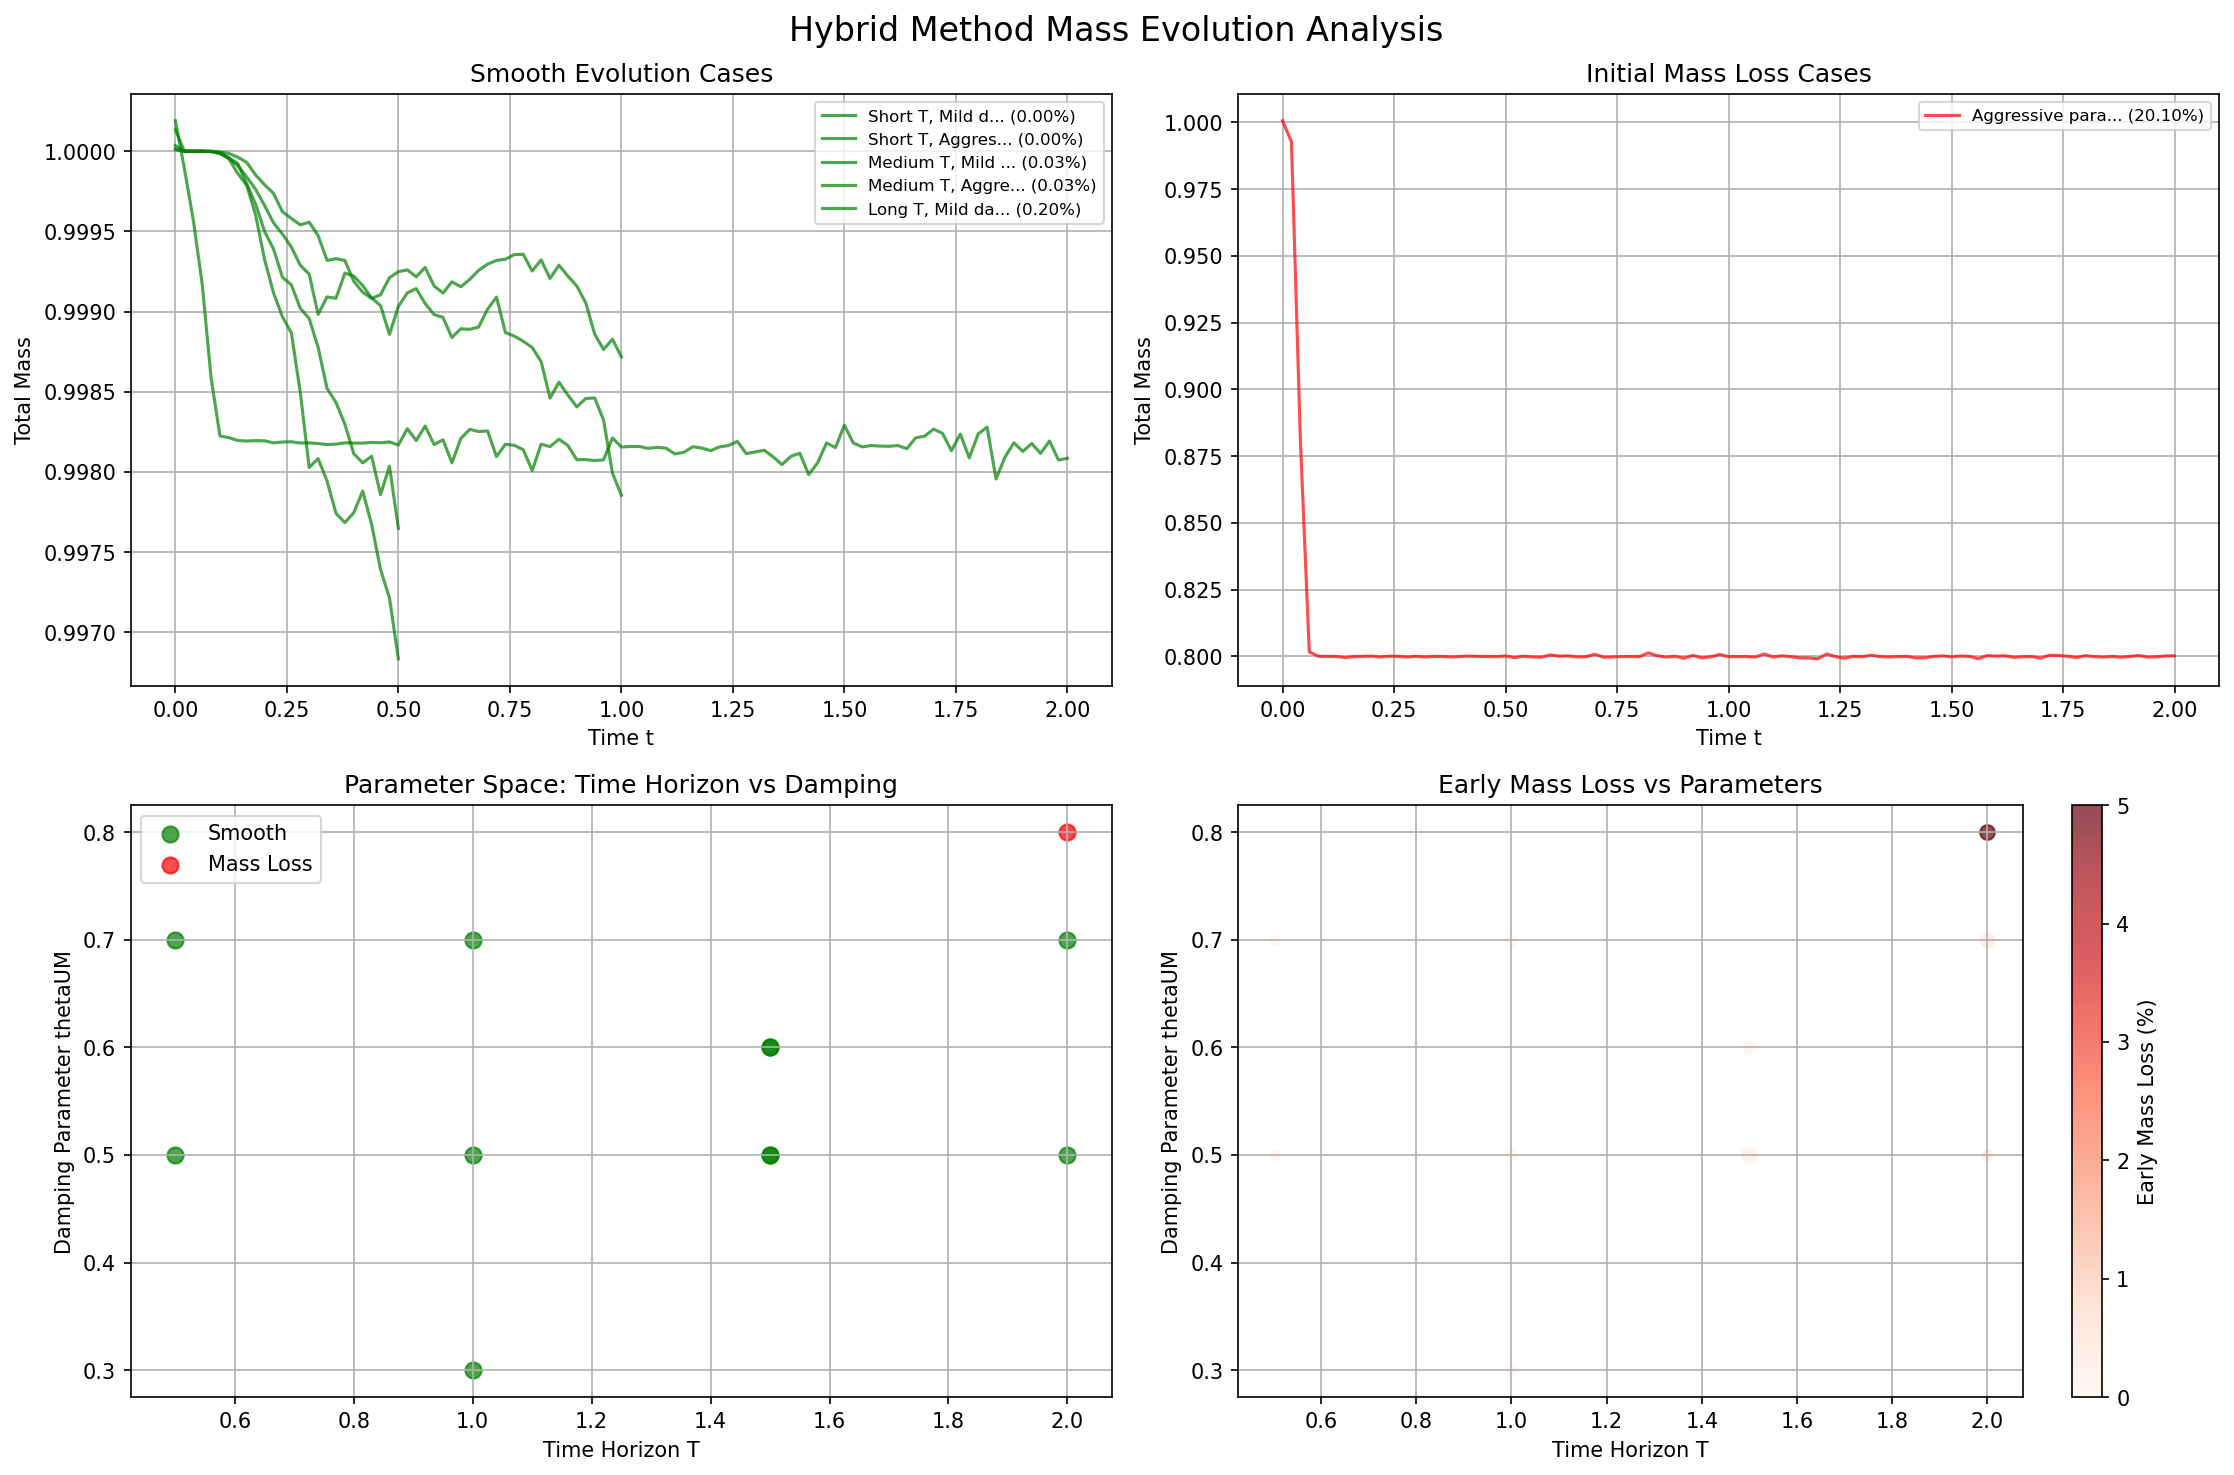

Recreate this plot in Python.
#!/usr/bin/env python3
"""
Mass Loss Analysis for Hybrid Method
Systematic analysis of when hybrid method shows initial mass loss vs smooth evolution.
"""

import time

import matplotlib.pyplot as plt
import numpy as np

from mfg_pde.alg.damped_fixed_point_iterator import FixedPointIterator
from mfg_pde.alg.fp_solvers.particle_fp import ParticleFPSolver
from mfg_pde.alg.hjb_solvers.fdm_hjb import FdmHJBSolver
from mfg_pde.core.boundaries import BoundaryConditions
from mfg_pde.core.mfg_problem import ExampleMFGProblem


def test_hybrid_mass_evolution(T, thetaUM, sigma, coefCT, num_particles, newton_iterations, label):
    """Test hybrid method with specific parameters and return mass evolution"""

    # Problem parameters
    problem_params = {
        "xmin": 0.0,
        "xmax": 1.0,
        "Nx": 25,
        "T": T,
        "Nt": max(25, int(T * 50)),  # Adaptive time steps
        "sigma": sigma,
        "coefCT": coefCT,
    }

    problem = ExampleMFGProblem(**problem_params)
    no_flux_bc = BoundaryConditions(type="no_flux")

    print(f"\n=== Testing {label} ===")
    print(f"T={T}, thetaUM={thetaUM}, sigma={sigma}, coefCT={coefCT}")
    print(f"particles={num_particles}, newton_iter={newton_iterations}")

    try:
        # Setup hybrid solver
        hjb_solver = FdmHJBSolver(problem, NiterNewton=newton_iterations, l2errBoundNewton=1e-4)

        fp_solver = ParticleFPSolver(
            problem,
            num_particles=num_particles,
            kde_bandwidth="scott",
            normalize_kde_output=False,
            boundary_conditions=no_flux_bc,
        )

        hybrid_iterator = FixedPointIterator(
            problem,
            hjb_solver=hjb_solver,
            fp_solver=fp_solver,
            thetaUM=thetaUM,
        )

        start_time = time.time()
        U_hybrid, M_hybrid, iters_hybrid, _, _ = hybrid_iterator.solve(15, 1e-3)  # max iterations  # tolerance
        solve_time = time.time() - start_time

        if U_hybrid is not None and M_hybrid is not None:
            # Calculate mass evolution
            mass_evolution = np.sum(M_hybrid * problem.Dx, axis=1)
            initial_mass = mass_evolution[0]
            final_mass = mass_evolution[-1]

            # Check for early mass loss (first 20% of time)
            early_steps = max(1, len(mass_evolution) // 5)
            early_mass_loss = initial_mass - np.min(mass_evolution[:early_steps])
            early_mass_loss_percent = (early_mass_loss / initial_mass) * 100

            # Overall mass change
            total_mass_change_percent = ((final_mass - initial_mass) / initial_mass) * 100

            # Violations
            violations = 0
            if hasattr(fp_solver, 'M_particles_trajectory') and fp_solver.M_particles_trajectory is not None:
                final_particles = fp_solver.M_particles_trajectory[-1, :]
                violations = np.sum((final_particles < problem.xmin - 1e-10) | (final_particles > problem.xmax + 1e-10))

            result = {
                'success': True,
                'label': label,
                'params': {
                    'T': T,
                    'thetaUM': thetaUM,
                    'sigma': sigma,
                    'coefCT': coefCT,
                    'particles': num_particles,
                    'newton_iter': newton_iterations,
                },
                'time': solve_time,
                'iterations': iters_hybrid,
                'mass_evolution': mass_evolution,
                'time_grid': problem.tSpace,
                'initial_mass': initial_mass,
                'final_mass': final_mass,
                'early_mass_loss_percent': early_mass_loss_percent,
                'total_mass_change_percent': total_mass_change_percent,
                'violations': violations,
                'early_loss_detected': early_mass_loss_percent > 1.0,  # Threshold for "initial mass loss"
                'smooth_evolution': early_mass_loss_percent < 0.5,  # Threshold for "smooth evolution"
            }

            print(f"✓ Success: {solve_time:.2f}s ({iters_hybrid} iterations)")
            print(f"  Early mass loss: {early_mass_loss_percent:.3f}%")
            print(f"  Total mass change: {total_mass_change_percent:.3f}%")
            print(f"  Violations: {violations}")
            print(f"  Classification: {'INITIAL MASS LOSS' if result['early_loss_detected'] else 'SMOOTH EVOLUTION'}")

            return result

        else:
            print("❌ Failed to solve")
            return {'success': False, 'label': label}

    except Exception as e:
        print(f"❌ Crashed: {e}")
        return {'success': False, 'label': label, 'error': str(e)}


def run_mass_loss_analysis():
    """Run systematic analysis of mass loss patterns"""
    print("=" * 80)
    print("HYBRID METHOD MASS LOSS ANALYSIS")
    print("=" * 80)
    print("Systematic analysis of initial mass loss vs smooth evolution patterns")

    test_cases = [
        # Case 1: Short time horizons (expected smooth evolution)
        (0.5, 0.5, 0.15, 0.02, 200, 6, "Short T, Mild damping"),
        (0.5, 0.7, 0.15, 0.02, 200, 6, "Short T, Aggressive damping"),
        # Case 2: Medium time horizons
        (1.0, 0.5, 0.15, 0.02, 250, 6, "Medium T, Mild damping"),
        (1.0, 0.7, 0.15, 0.02, 250, 8, "Medium T, Aggressive damping"),
        # Case 3: Longer time horizons (potential mass loss)
        (2.0, 0.5, 0.15, 0.05, 300, 8, "Long T, Mild damping"),
        (2.0, 0.7, 0.2, 0.05, 400, 8, "Long T, Aggressive damping"),
        # Case 4: Very aggressive parameters (likely mass loss)
        (2.0, 0.8, 0.3, 0.1, 500, 10, "Aggressive params"),
        # Case 5: Conservative parameters (should be smooth)
        (1.0, 0.3, 0.1, 0.01, 200, 4, "Conservative params"),
        # Case 6: High particle count effect
        (1.5, 0.5, 0.15, 0.03, 100, 6, "Low particles"),
        (1.5, 0.5, 0.15, 0.03, 600, 6, "High particles"),
        # Case 7: Newton iteration effect
        (1.5, 0.6, 0.2, 0.04, 300, 4, "Few Newton iter"),
        (1.5, 0.6, 0.2, 0.04, 300, 12, "Many Newton iter"),
    ]

    results = []

    for T, thetaUM, sigma, coefCT, num_particles, newton_iterations, label in test_cases:
        result = test_hybrid_mass_evolution(T, thetaUM, sigma, coefCT, num_particles, newton_iterations, label)
        results.append(result)

    # Analysis
    print("\n" + "=" * 80)
    print("MASS LOSS PATTERN ANALYSIS")
    print("=" * 80)

    successful_results = [r for r in results if r.get('success', False)]

    if len(successful_results) == 0:
        print("No successful tests to analyze")
        return results

    # Categorize results
    smooth_evolution = [r for r in successful_results if r['smooth_evolution']]
    initial_mass_loss = [r for r in successful_results if r['early_loss_detected']]
    intermediate = [r for r in successful_results if not r['smooth_evolution'] and not r['early_loss_detected']]

    print(f"\nCATEGORIZATION:")
    print(f"  Smooth Evolution: {len(smooth_evolution)}/{len(successful_results)}")
    print(f"  Initial Mass Loss: {len(initial_mass_loss)}/{len(successful_results)}")
    print(f"  Intermediate: {len(intermediate)}/{len(successful_results)}")

    # Pattern analysis
    print(f"\n--- SMOOTH EVOLUTION CASES ---")
    for r in smooth_evolution:
        p = r['params']
        print(f"  {r['label']}: T={p['T']}, thetaUM={p['thetaUM']}, particles={p['particles']}")
        print(f"    Early loss: {r['early_mass_loss_percent']:.3f}%, Total: {r['total_mass_change_percent']:.3f}%")

    print(f"\n--- INITIAL MASS LOSS CASES ---")
    for r in initial_mass_loss:
        p = r['params']
        print(f"  {r['label']}: T={p['T']}, thetaUM={p['thetaUM']}, particles={p['particles']}")
        print(f"    Early loss: {r['early_mass_loss_percent']:.3f}%, Total: {r['total_mass_change_percent']:.3f}%")

    # Key parameter analysis
    print(f"\n--- PARAMETER PATTERNS ---")

    # Time horizon analysis
    short_T = [r for r in successful_results if r['params']['T'] <= 1.0]
    long_T = [r for r in successful_results if r['params']['T'] > 1.0]

    short_T_loss = [r for r in short_T if r['early_loss_detected']]
    long_T_loss = [r for r in long_T if r['early_loss_detected']]

    print(f"Time Horizon Effect:")
    print(f"  Short T (≤1.0): {len(short_T_loss)}/{len(short_T)} show initial mass loss")
    print(f"  Long T (>1.0): {len(long_T_loss)}/{len(long_T)} show initial mass loss")

    # Damping analysis
    mild_damping = [r for r in successful_results if r['params']['thetaUM'] <= 0.5]
    aggressive_damping = [r for r in successful_results if r['params']['thetaUM'] > 0.5]

    mild_damping_loss = [r for r in mild_damping if r['early_loss_detected']]
    aggressive_damping_loss = [r for r in aggressive_damping if r['early_loss_detected']]

    print(f"Damping Effect:")
    print(f"  Mild damping (≤0.5): {len(mild_damping_loss)}/{len(mild_damping)} show initial mass loss")
    print(
        f"  Aggressive damping (>0.5): {len(aggressive_damping_loss)}/{len(aggressive_damping)} show initial mass loss"
    )

    # Particle count analysis
    low_particles = [r for r in successful_results if r['params']['particles'] <= 300]
    high_particles = [r for r in successful_results if r['params']['particles'] > 300]

    low_particles_loss = [r for r in low_particles if r['early_loss_detected']]
    high_particles_loss = [r for r in high_particles if r['early_loss_detected']]

    print(f"Particle Count Effect:")
    print(f"  Low particles (≤300): {len(low_particles_loss)}/{len(low_particles)} show initial mass loss")
    print(f"  High particles (>300): {len(high_particles_loss)}/{len(high_particles)} show initial mass loss")

    # Create visualization
    create_mass_loss_plots(successful_results)

    return results


def create_mass_loss_plots(results):
    """Create plots showing mass evolution patterns"""

    # Separate smooth vs mass loss cases
    smooth_cases = [r for r in results if r['smooth_evolution']]
    mass_loss_cases = [r for r in results if r['early_loss_detected']]

    if len(smooth_cases) == 0 and len(mass_loss_cases) == 0:
        print("No cases to plot")
        return

    fig, ((ax1, ax2), (ax3, ax4)) = plt.subplots(2, 2, figsize=(15, 10))
    fig.suptitle('Hybrid Method Mass Evolution Analysis', fontsize=16)

    # Plot 1: Smooth evolution cases
    ax1.set_title('Smooth Evolution Cases')
    for r in smooth_cases[:5]:  # Limit to first 5
        ax1.plot(
            r['time_grid'],
            r['mass_evolution'],
            'g-',
            alpha=0.7,
            label=f"{r['label'][:15]}... ({r['early_mass_loss_percent']:.2f}%)",
        )
    ax1.set_xlabel('Time t')
    ax1.set_ylabel('Total Mass')
    ax1.grid(True)
    if smooth_cases:
        ax1.legend(fontsize=8)

    # Plot 2: Mass loss cases
    ax2.set_title('Initial Mass Loss Cases')
    for r in mass_loss_cases[:5]:  # Limit to first 5
        ax2.plot(
            r['time_grid'],
            r['mass_evolution'],
            'r-',
            alpha=0.7,
            label=f"{r['label'][:15]}... ({r['early_mass_loss_percent']:.2f}%)",
        )
    ax2.set_xlabel('Time t')
    ax2.set_ylabel('Total Mass')
    ax2.grid(True)
    if mass_loss_cases:
        ax2.legend(fontsize=8)

    # Plot 3: Parameter space analysis - T vs thetaUM
    ax3.set_title('Parameter Space: Time Horizon vs Damping')

    # Plot all points
    mass_loss_plotted = False
    smooth_plotted = False
    intermediate_plotted = False

    for r in results:
        p = r['params']
        if r['early_loss_detected']:
            label = 'Mass Loss' if not mass_loss_plotted else None
            ax3.scatter(p['T'], p['thetaUM'], c='red', s=60, alpha=0.7, label=label)
            mass_loss_plotted = True
        elif r['smooth_evolution']:
            label = 'Smooth' if not smooth_plotted else None
            ax3.scatter(p['T'], p['thetaUM'], c='green', s=60, alpha=0.7, label=label)
            smooth_plotted = True
        else:
            label = 'Intermediate' if not intermediate_plotted else None
            ax3.scatter(p['T'], p['thetaUM'], c='orange', s=60, alpha=0.7, label=label)
            intermediate_plotted = True

    ax3.set_xlabel('Time Horizon T')
    ax3.set_ylabel('Damping Parameter thetaUM')
    ax3.grid(True)
    ax3.legend()

    # Plot 4: Early mass loss vs parameters
    ax4.set_title('Early Mass Loss vs Parameters')

    # Create scatter plot with multiple parameters encoded
    for r in results:
        p = r['params']
        # Size = particles/10, color = early mass loss
        size = max(20, p['particles'] / 10)
        color = r['early_mass_loss_percent']

        scatter = ax4.scatter(p['T'], p['thetaUM'], c=color, s=size, alpha=0.7, cmap='Reds', vmin=0, vmax=5)

    ax4.set_xlabel('Time Horizon T')
    ax4.set_ylabel('Damping Parameter thetaUM')
    ax4.grid(True)

    # Add colorbar
    cbar = plt.colorbar(scatter, ax=ax4)
    cbar.set_label('Early Mass Loss (%)')

    plt.tight_layout()
    plt.savefig(
        '/Users/zvezda/Library/CloudStorage/OneDrive-Personal/code/MFG_PDE/mass_loss_analysis.png',
        dpi=150,
        bbox_inches='tight',
    )
    plt.show()

    print(f"\n✅ Mass loss analysis plot saved: mass_loss_analysis.png")


if __name__ == "__main__":
    print("Starting Hybrid Method Mass Loss Analysis...")
    print("Systematic testing of mass evolution patterns")
    print("Expected execution time: 10-20 minutes")

    try:
        results = run_mass_loss_analysis()
        print("\n" + "=" * 80)
        print("MASS LOSS ANALYSIS COMPLETED")
        print("=" * 80)
        print("Check the analysis above and generated plots for mass evolution patterns.")

    except KeyboardInterrupt:
        print("\nAnalysis interrupted by user.")
    except Exception as e:
        print(f"\nAnalysis failed: {e}")
        import traceback

        traceback.print_exc()
